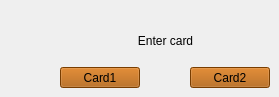
    <widget class="QWidget" name="page">
     <widget class="QLabel" name="label">
      <property name="geometry">
       <rect>
        <x>110</x>
        <y>30</y>
        <width>111</width>
        <height>21</height>
       </rect>
      </property>
      <property name="styleSheet">
       <string notr="true">color: rgb(0, 0, 0);

font: 700 9pt &quot;Segoe UI&quot;;</string>
      </property>
      <property name="text">
       <string>Enter card</string>
      </property>
      <property name="alignment">
       <set>Qt::AlignmentFlag::AlignCenter</set>
      </property>
     </widget>
     <widget class="QPushButton" name="log">
      <property name="geometry">
       <rect>
        <x>60</x>
        <y>67</y>
        <width>80</width>
        <height>21</height>
       </rect>
      </property>
      <property name="styleSheet">
       <string notr="true">color: rgb(0, 0, 0);
background-color: rgb(170, 85, 0);
font: 700 9pt &quot;Segoe UI&quot;;</string>
      </property>
      <property name="text">
       <string>Card1</string>
      </property>
     </widget>
     <widget class="QPushButton" name="log_2">
      <property name="geometry">
       <rect>
        <x>190</x>
        <y>67</y>
        <width>80</width>
        <height>21</height>
       </rect>
      </property>
      <property name="styleSheet">
       <string notr="true">color: rgb(0, 0, 0);
background-color: rgb(170, 85, 0);
font: 700 9pt &quot;Segoe UI&quot;;</string>
      </property>
      <property name="text">
       <string>Card2</string>
      </property>
     </widget>
    </widget>
